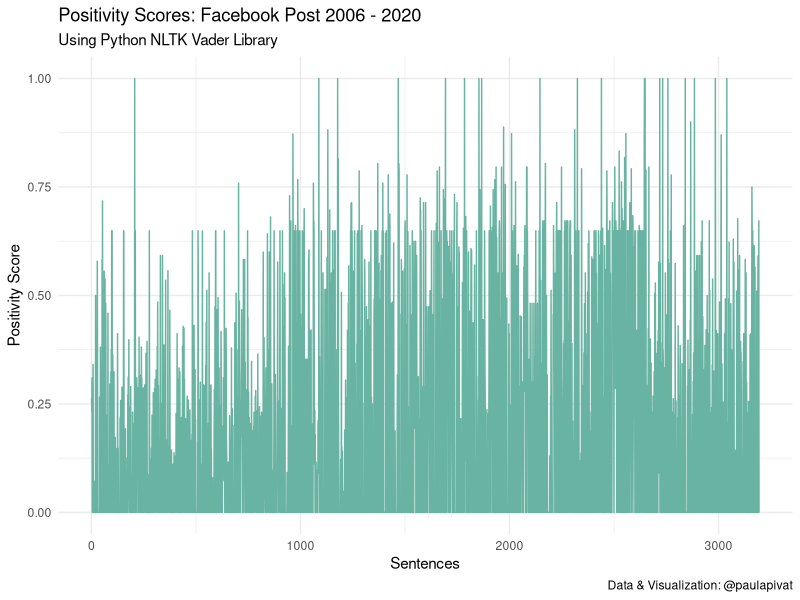
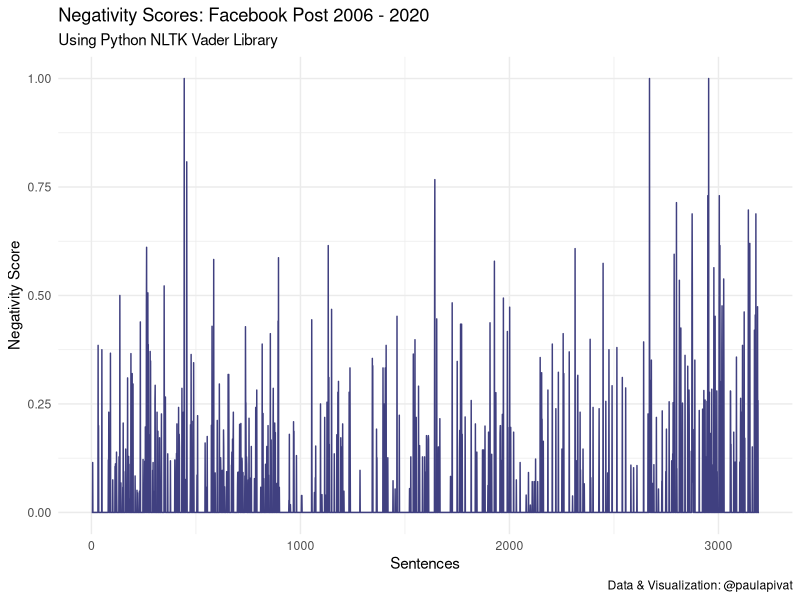
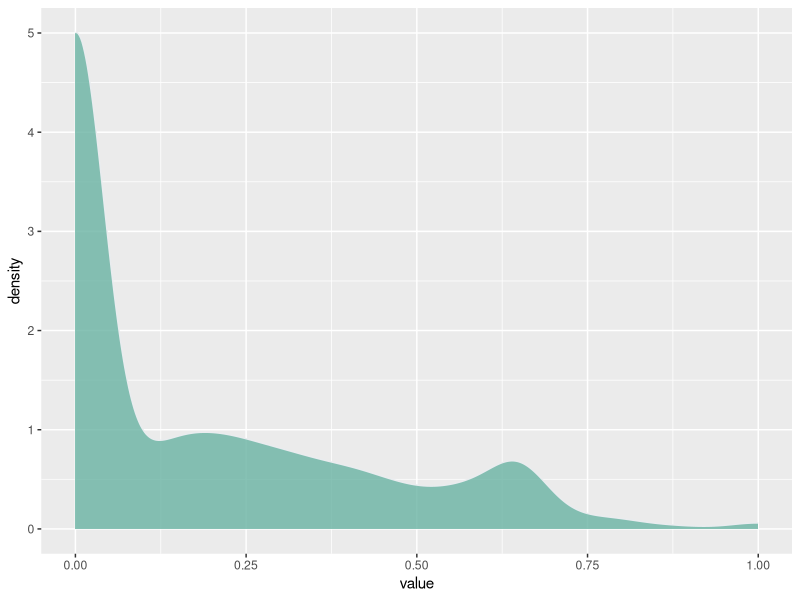
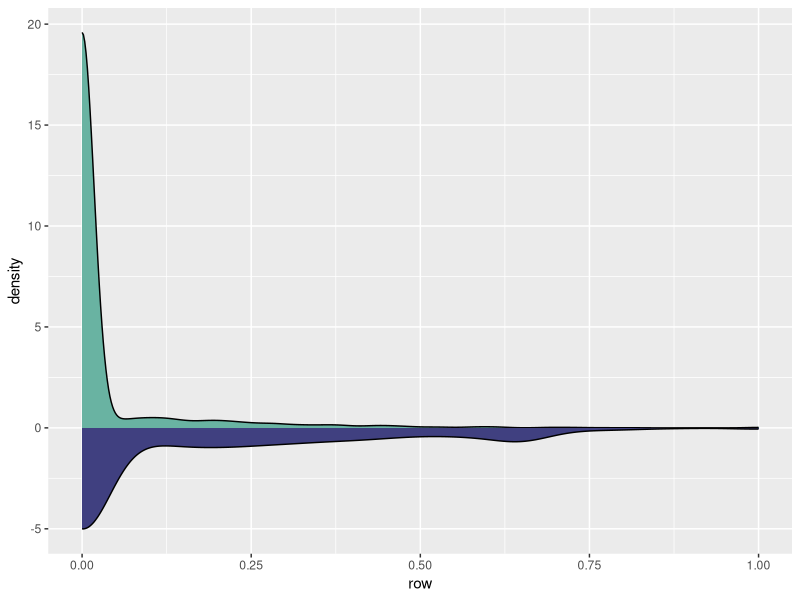

Recreate these plots in R, in order. (Note: this script raises an error after producing the figures.)
library(tidyverse)

# load data
df <- read_csv("sent_sentiment.csv")       # 3194
df2 <- read_csv('sent_sentiment_2.csv')    # 12776

# create row column for df
df1 <- df %>%
    mutate(row = row_number())

# long-to-wide for df2
# note: create a unique identifier for each label then use pivot_wider
# source: https://stackoverflow.com/questions/58837773/pivot-wider-issue-values-in-values-from-are-not-uniquely-identified-output-w

df3 <- df2 %>%
    group_by(label) %>%
    mutate(row = row_number()) %>%
    pivot_wider(names_from = label, values_from = values) %>%
    left_join(df1, by = 'row') %>%
    select(row, sentence, neg:compound, numbers) 

# df3 Overall summary 
# neg 96.561
# neu 2526.149
# pos 568.288

# Sentiment Line ----

p1 <- df3 %>%
    select(row:pos) %>%
    pivot_longer(cols = neg:pos, names_to = 'polarity', values_to = 'value') %>%
    #group_by(row) %>%
    ggplot(aes(x = row, y = value, fill=polarity)) +
    geom_area() +
    theme_minimal() +
    scale_fill_manual(values = c("#ef8a62", "black", "#67a9cf")) +     # "#f7f7f7"
    theme(
        legend.position = 'bottom'
    ) +
    labs(
        x = "Posts",
        y = "Value",
        fill = "Polarity",
        title = "Facebook Post Polarity Index: 2006 - 2020",
        subtitle = "Using Python NLTK Vader Library",
        caption = "Data & Visualization: @paulapivat"
    )

# Line Chart: positive
df3 %>%
    select(row:pos) %>%
    pivot_longer(cols = neg:pos, names_to = 'polarity', values_to = 'value') %>%
    filter(polarity=='pos') %>%
    ggplot(aes(x = row, y = value)) +
    geom_line(color = "#69b3a2") +
    theme_minimal() +
    labs(
        title = "Positivity Scores: Facebook Post 2006 - 2020",
        subtitle = "Using Python NLTK Vader Library",
        caption = "Data & Visualization: @paulapivat",
        x = "Sentences",
        y = "Positivity Score"
    )

# Line Chart: negative
df3 %>%
    select(row:pos) %>%
    pivot_longer(cols = neg:pos, names_to = 'polarity', values_to = 'value') %>%
    filter(polarity=='neg') %>%
    ggplot(aes(x = row, y = value)) +
    geom_line(color = "#404080") +
    theme_minimal()+
    labs(
        title = "Negativity Scores: Facebook Post 2006 - 2020",
        subtitle = "Using Python NLTK Vader Library",
        caption = "Data & Visualization: @paulapivat",
        x = "Sentences",
        y = "Negativity Score"
    )



# Density ----

# density plot: neg, neu or pos
df3 %>%
    select(row:pos) %>%
    pivot_longer(cols = neg:pos, names_to = 'polarity', values_to = 'value') %>%
    filter(polarity=='pos') %>%
    ggplot(aes(x = value)) +
    geom_density(fill="#69b3a2", color="#e9ecef", alpha=0.8)

# double sided density
df3 %>%
    select(row:pos) %>%
    #pivot_longer(cols = neg:pos, names_to = 'polarity', values_to = 'value') %>%
    ggplot(aes(x=row))+
    geom_density(aes(x=neg, y = ..density..), fill="#69b3a2")+
    geom_density(aes(x=pos, y = -..density..), fill= "#404080")

# HIstogram ----


# Histogram: Positive
pos_histo <- df3 %>%
    select(row:pos) %>%
    pivot_longer(cols = neg:pos, names_to = 'polarity', values_to = 'value') %>%
    filter(polarity=='pos') %>%
    filter(value > 0) %>%
    ggplot(aes(x = value)) +
    geom_histogram(fill="#69b3a2") +
    theme_minimal() +
    labs(
        title = "Distribution of Positivity Scores",
        subtitle = "Facebook Posts 2006 - 2020",
        caption = "Data & Visualization: @paulapivat",
        x = "Positivity Score",
        y = "Number of Sentences"
    )

# Histogram: Negative
neg_histo <- df3 %>%
    select(row:pos) %>%
    pivot_longer(cols = neg:pos, names_to = 'polarity', values_to = 'value') %>%
    filter(polarity=='neg') %>%
    filter(value > 0) %>%
    ggplot(aes(x = value)) +
    geom_histogram(fill="#404080")+
    theme_minimal() +
    labs(
        title = "Distribution of Negativity Scores",
        subtitle = "Facebook Posts 2006 - 2020",
        caption = "Data & Visualization: @paulapivat",
        x = "Negativity Score",
        y = "Number of Sentences"
    )


# Histogram: Both Overlap
both_histo <- df3 %>%
    select(row:pos) %>%
    pivot_longer(cols = neg:pos, names_to = 'polarity', values_to = 'value') %>%
    filter(value > 0) %>%
    filter(polarity != 'neu') %>%
    ggplot(aes(x=value, fill=polarity)) +
    geom_histogram(color="#e9ecef", alpha=0.7, position = 'identity') +
    scale_fill_manual(values=c("#404080","#69b3a2")) +
    theme_minimal() +
    labs(
        title = "Distribution of Polarity Scores",
        subtitle = "Facebook Posts 2006 - 2020",
        caption = "Data & Visualization: @paulapivat",
        x = "Polarity Score",
        y = "Number of Sentences",
        fill = "Polarity"
    )

# Patchwork ----

library(patchwork)
both_histo1/(pos_histo1 + neg_histo1)


# Histogram: Positive
pos_histo1 <- df3 %>%
    select(row:pos) %>%
    pivot_longer(cols = neg:pos, names_to = 'polarity', values_to = 'value') %>%
    filter(polarity=='pos') %>%
    filter(value > 0) %>%
    ggplot(aes(x = value)) +
    geom_histogram(fill="#69b3a2") +
    theme_minimal() +
    theme(axis.title.x = element_text(vjust = -1, hjust = 0.5)) +
    labs(
        title = "Positivity",
        y = "Number of Sentences",
        x = ""
    )

# Histogram: Negative
neg_histo1 <- df3 %>%
    select(row:pos) %>%
    pivot_longer(cols = neg:pos, names_to = 'polarity', values_to = 'value') %>%
    filter(polarity=='neg') %>%
    filter(value > 0) %>%
    ggplot(aes(x = value)) +
    geom_histogram(fill="#404080") +
    theme_minimal() +
    theme(plot.title = element_text(hjust = 1))+
    labs(
        title = "Negativity",
        caption = "Data & Visualization: @paulapivat",
        y = "",
        x = ""
    )


# Histogram: Both Overlap
both_histo1 <- df3 %>%
    select(row:pos) %>%
    pivot_longer(cols = neg:pos, names_to = 'polarity', values_to = 'value') %>%
    filter(value > 0) %>%
    filter(polarity != 'neu') %>%
    ggplot(aes(x=value, fill=polarity)) +
    geom_histogram(color="#e9ecef", alpha=0.7, position = 'identity') +
    scale_fill_manual(values=c("#404080","#69b3a2")) +
    theme_minimal() +
    labs(
        title = "Polarity Scores Distribution",
        subtitle = "Facebook Posts 2006 - 2020",
        x = "",
        y = "Number of Sentences",
        fill = "Polarity"
    )


sum(df3$neg)
sum(df3$pos)

# Separate Data ----

# load data
data3 <- read_csv("sent_sentiment_3.csv")       # 3241
data4 <- read_csv('sent_sentiment_4.csv')       # 12964

# create new column of index numbers
data3 <- data3 %>%
    mutate(row = row_number())


# long-to-wide for data4
# note: create a unique identifier for each label then use pivot_wider

data4 <- data4 %>%
    group_by(label) %>%
    mutate(row = row_number()) %>%
    pivot_wider(names_from = label, values_from = values) %>%
    left_join(data3, by = 'row') %>%
    select(row, sentence, neg:compound, numbers) 

## data4 is the one to work off ----

## 

p2 <- data4 %>%
    select(row:pos) %>%
    pivot_longer(cols = neg:pos, names_to = 'polarity', values_to = 'value') %>%
    #group_by(row) %>%
    ggplot(aes(x = row, y = value, fill=polarity)) +
    geom_area() +
    theme_minimal() +
    scale_fill_manual(values = c("#ef8a62", "black", "#67a9cf")) +     # "#f7f7f7"
    theme(
        legend.position = 'bottom'
    ) +
    labs(
        x = "Posts",
        y = "Value",
        fill = "Polarity",
        title = "Facebook Post Polarity Index: 2006 - 2020",
        subtitle = "Non-Normalized Data",
        caption = "Data & Visualization: @paulapivat"
    )

# patch work
p1 / p2

